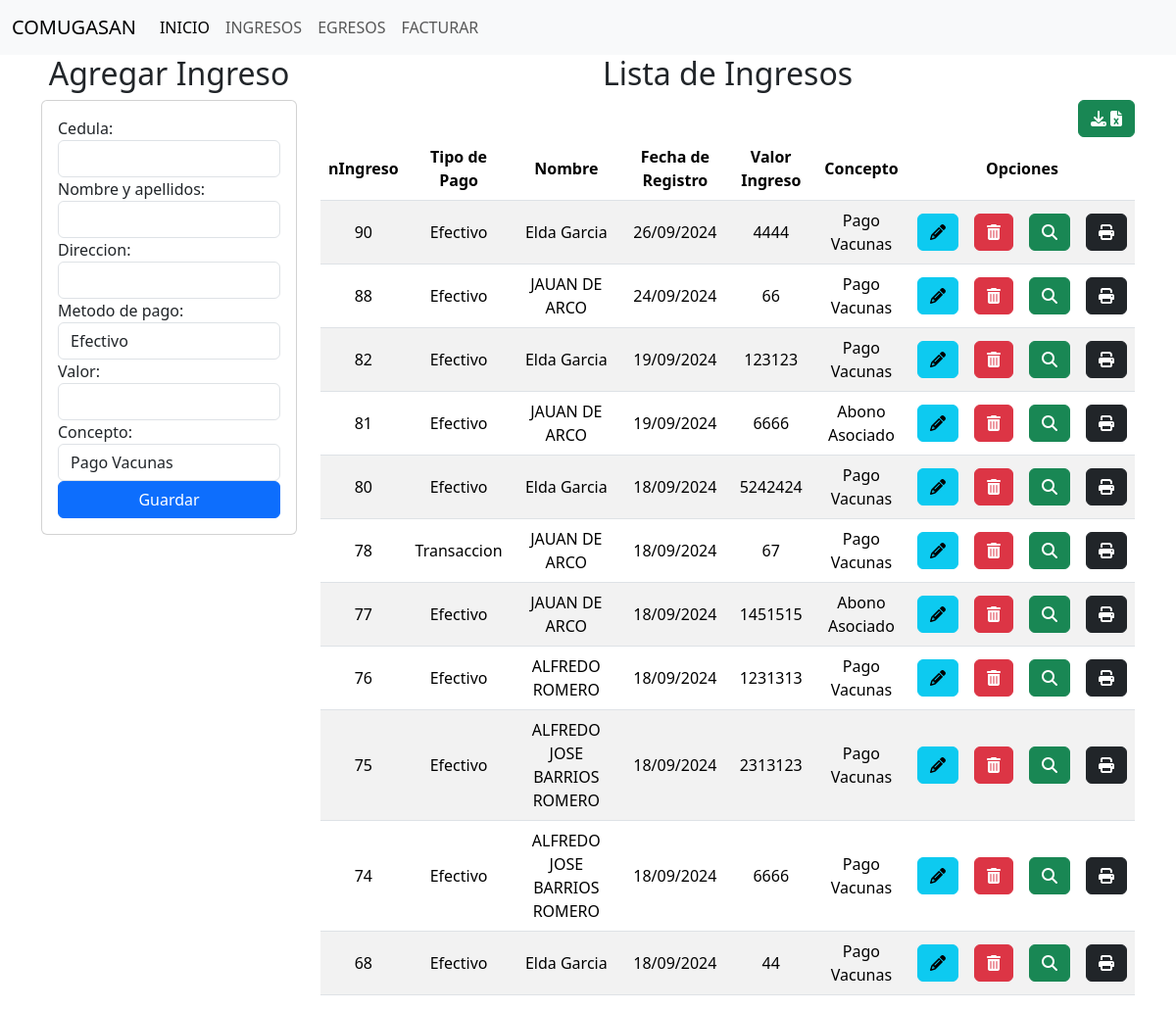
The app's page /, older data.
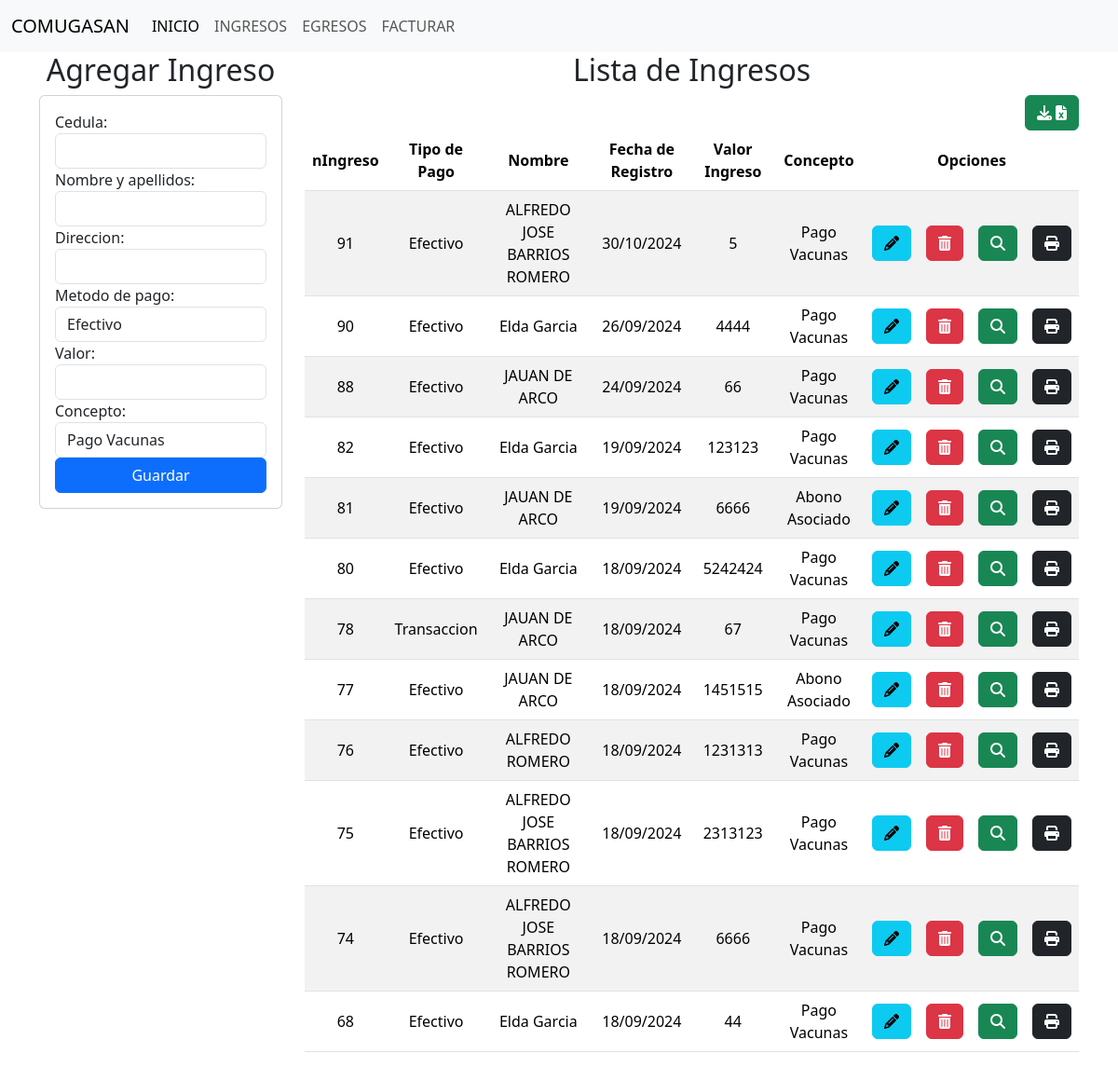
The same page, newer data.
### comite/models.py (models this page shows, shortened)
class Ingresos(models.Model):
    nIngreso = models.AutoField(primary_key=True)
    usuario = models.ForeignKey(Usuarios, on_delete=models.CASCADE,null=True)
    tipo_pago = models.CharField(max_length=20)
    ciudad = models.CharField(max_length=100,default='San Juan Nepomuceno',editable=False)
    fecha = models.DateTimeField(auto_now_add=True,editable=False)
    valorIngreso = models.IntegerField(default=0,blank=True,null=True)
    concepto = models.CharField(max_length=200)

class Usuarios(models.Model):
    cedula = models.IntegerField(primary_key=True)
    nombre_completo = models.CharField(max_length=100)
    direccion = models.CharField(max_length=255)

### comite/views.py (the view)
# urls.py: path('', views.home),
def home(request):
    ingresos = Ingresos.objects.all()
    usuarios = Usuarios.objects.all()
    ingresos_invertidos = []
    for i in ingresos[::-1]:
        ingresos_invertidos.append(i)
    return render(request,"ingresos/ingresos.html",{"ingresos":ingresos_invertidos,"usuarios":usuarios})

### comite/templates/ingresos/ingresos.html (shortened to what the changed rows need)
{% extends "base.html" %}
{% block body %}
<div class="row">
    <div class=" col-sm-12 col-md-6 col-lg-3 col-xl-3">
        <h2 style="text-align: center;">Agregar Ingreso</h2>
    </div>
    <div class=" col-sm-12 col-md-6 col-lg-9 col-xl-9">
        <h2 style="text-align: center;">Lista de Ingresos</h2>
        <div class="table-responsive">
            <table class="table table-striped">
                <thead>
                    <tr>
                        <th>nIngreso</th>
                        <th>Tipo de Pago</th>
                        <th>Nombre</th>
                        <th>Fecha de Registro</th>
                        <th>Valor Ingreso</th>
                        <th>Concepto</th>
                        <th colspan="4">Opciones</th>
                    </tr>
                </thead>
                <tbody>
                    {% for items in ingresos %}
                    <tr>
                        <td>{{items.nIngreso}}</td>
                        <td>{{items.tipo_pago}}</td>
                        <td>{{items.usuario.nombre_completo}}</td>
                        <td>{{items.fecha|date:"d/m/Y"}}</td>
                        <td>{{items.valorIngreso}}</td>
                        <td>{{items.concepto}}</td>
                        <td><a href="edicionIngreso/{{items.nIngreso}}" class="btn btn-info"><i class="fa-solid fa-pencil"></i></a></td>
                        <td><a href="eliminacionIngreso/{{items.nIngreso}}" class="btn btn-danger btnEliminacion"> <i class="fa-solid fa-trash-can"></i></a></td>
                        <td><a href="detalleIngreso/{{items.nIngreso}}" class="btn btn-success"><i class="fa-solid fa-magnifying-glass"></i></a></td>
                        <td><a href="detallePDF/{{items.nIngreso}}" onclick="abrirPopup(event, 'detallePDF/{{items.nIngreso}}', 'Mi ventana emergente', 800, 1000)"  class="btn btn-dark"><i class="fa-solid fa-print"></i></i></i></a></td>
                    </tr>
                    {% endfor%}
                </tbody>
            </table>
        </div>
    </div>
</div>
{% endblock %}

Row changes from the older to the newer data that the page shows:
added Ingresos: nIngreso "91", tipo_pago "Efectivo", usuario.nombre_completo "ALFREDO JOSE BARRIOS ROMERO", fecha "30/10/2024", valorIngreso "5", concepto "Pago Vacunas"
